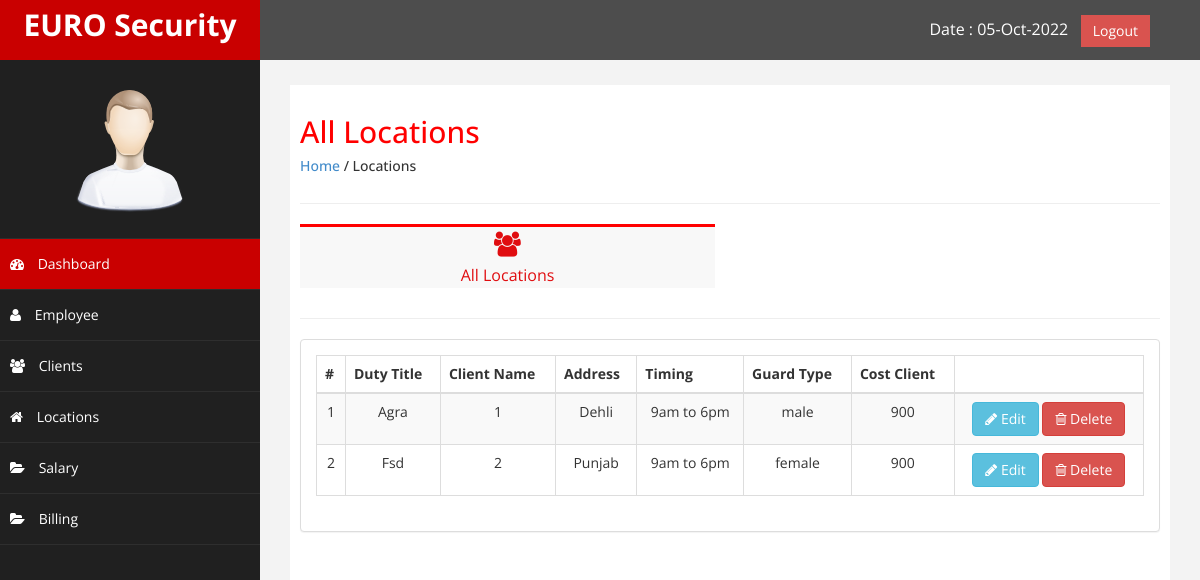
/locations.php (signed in), run on an earlier commit of the app's database.
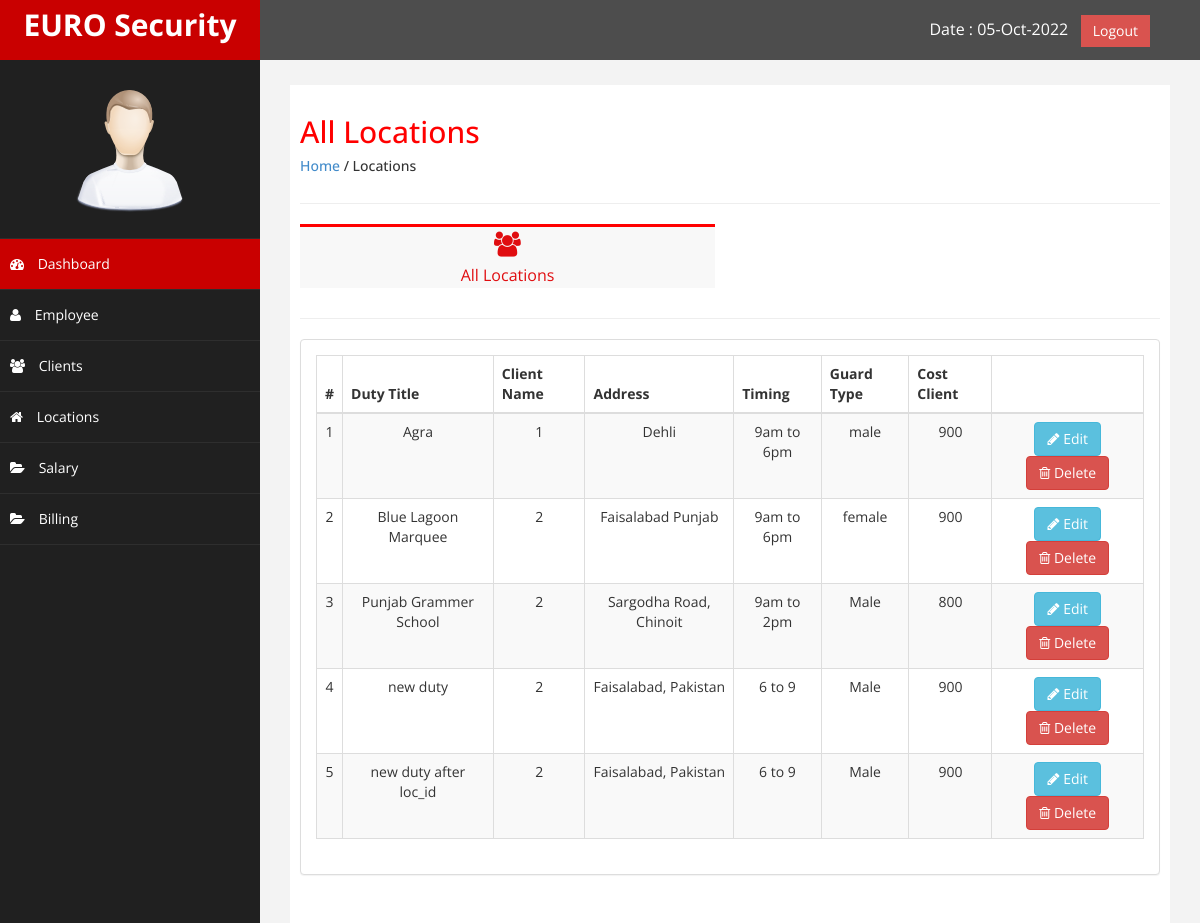
And on a later commit of the database.
### tables this page shows
CREATE TABLE `locations` (
  `loc_id` int(55) NOT NULL,
  `duty_title` varchar(255) NOT NULL,
  `client_id` int(55) NOT NULL,
  `duty_address` varchar(255) NOT NULL,
  `duty_timing` varchar(20) NOT NULL,
  `guard_type` varchar(20) NOT NULL,
  `cost_client` varchar(20) NOT NULL,
  `date_added` date NOT NULL
);

### locations.php (the view, shortened to what this page needs)
<?php
include('config.php');
include ('header.php');
include('sidebar.php');
?>
<div id="page-wrapper" >
	<div id="page-inner">
		<div class="row">
			<div class="col-md-12">
				<h2>All Locations</h2>
				<h5><a href="dashboard.php">Home</a> / Locations</h5>
			</div>
		</div>
		<hr />
		<div class="row">
			<div class="col-md-6 col-sm-6 col-xs-6">
				<a href="#" class="employee_button">
				<div class=" noti-box" style="text-align: center;">
						<i class="fa fa-users" style="font-size: 25px; padding-top: 5px;"></i>
						<p>All Locations</p>
				</div>
				</a>
			</div>
             <div class="col-md-6 col-sm-6 col-xs-6">
			</div>
		</div>
		<hr />
                <div class="row" >
                    <div class="col-md-12 col-sm-12 col-xs-12">
                    <div class="panel panel-default">
                        <div class="panel-body">
                            <div class="table-responsive">
                                <table class="table table-striped table-bordered table-hover text-center">
									<?php
	$page_rows = 10;
	$pagenum = 1;
	$limit = 'LIMIT ' .($pagenum - 1) * $page_rows .',' .$page_rows;
	$nquery=mysqli_query($connect,"SELECT * FROM `locations`  $limit");
$n = 0;
?>
                                    <thead>
                                        <tr class="text-center">
                                            <th>#</th>
                                            <th>Duty Title</th>
                                            <th>Client Name</th>
											 <th>Address</th>
											 <th>Timing</th>
											 <th>Guard Type</th>
											 <th>Cost Client</th>
											 <th> </th>
                                        </tr>
                                    </thead>
                                    <tbody>
										<?php
                                    while($crow = mysqli_fetch_array($nquery)){
										$n++;
                                    ?>
                                        <tr>
                                            <td><?php echo $n; ?></td>
                                            <td><?php echo $crow['duty_title']; ?></td>
                                            <td><?php echo $crow['client_id']; ?> </td>
											<td><?php echo $crow['duty_address']; ?></td>
                                            <td><?php echo $crow['duty_timing']; ?></td>
                                            <td><?php echo $crow['guard_type']; ?> </td>
											<td><?php echo $crow['cost_client']; ?> </td>
                                            <td><a href="location-details.php?loc_id=<?php echo $crow['loc_id'];?> & client_id=<?php echo $crow['client_id'];?>">
												<button class="btn btn-info"><i class="fa fa-pencil"></i> Edit</button>
												</a>
												<button class="btn btn-danger"><i class="fa fa-trash-o"></i> Delete</button>
                                        </tr>
                                      <?php
                                    }
                                ?>
                                    </tbody>
                                </table>
                            </div>
                        </div>
                    </div>
                    </div>
                </div>
    </div>
            </div>
<?php
include('footer.php');
?>

### header.php (shortened to what this page needs)
<!DOCTYPE html>
<html xmlns="http://www.w3.org/1999/xhtml">
<head>
    <link href="css/bootstrap.css" rel="stylesheet" />
    <link href="css/font-awesome.css" rel="stylesheet" />
    <link href="js/morris/morris-0.4.3.min.css" rel="stylesheet" />
    <link href="css/custom.css" rel="stylesheet" />
</head>
<body>
    <div id="wrapper">
        <nav class="navbar navbar-default navbar-cls-top " role="navigation" style="margin-bottom: 0">
            <div class="navbar-header">
                <a class="navbar-brand" href="dashboard.php">EURO Security</a>
            </div>
  <div style="color: white;
padding: 15px 50px 5px 50px;
float: right;
font-size: 16px;"> Date : <?php echo(date('d-M-Y')) ?> &nbsp; <a href="#" class="btn btn-danger square-btn-adjust">Logout</a> </div>
        </nav>

### sidebar.php
<nav class="navbar-default navbar-side" role="navigation">
          <div class="sidebar-collapse">
              <ul class="nav" id="main-menu">
		<li class="text-center">
                  <img src="img/find_user.png" class="user-image img-responsive"/>
			</li>
                  <li>
                      <a class="active-menu"  href="dashboard.php"><i class="fa fa-dashboard fa-1x"></i> Dashboard</a>
                  </li>
                  <li>
                      <a  href="employee.php"><i class="fa fa-user fa-1x"></i> Employee</a>
                  </li>
			<li>
                      <a   href="clients.php"><i class="fa fa-users fa-1x"></i> Clients</a>
                  </li>
                    <li  >
                      <a  href="locations.php"><i class="fa fa-home fa-1x"></i> Locations</a>
                  </li>
                  <li  >
                      <a  href="salary.php"><i class="fa fa-folder-open" aria-hidden="true"></i> Salary</a>
                  </li>
			 <li  >
                      <a  href="billing.php"><i class="fa fa-folder-open" aria-hidden="true"></i> Billing</a>
                  </li>
              </ul>
          </div>
      </nav>

### footer.php (shortened to what this page needs)
    </div>
</body>
</html>

### css/custom.css (style rules this page uses)
body { font-family: 'Open Sans', sans-serif; }
#wrapper { width: 100%; background:#202020; }
#page-wrapper { padding: 15px 15px; min-height: 600px; background:#F3F3F3; }
#page-inner { width:100%; margin:10px 20px 10px 0px; background-color:#fff!important; padding:10px; min-height:1200px; }
.text-center { text-align:center; }
h2 { color: #f00; }
.square-btn-adjust { border: 0px solid transparent; -webkit-border-radius: 0px; -moz-border-radius: 0px; border-radius: 0px; }
p { font-size:16px; line-height:25px; padding-top:5px; }
a { text-decoration: none; }
.noti-box { min-height: 40px; background: #F8F8F8; border-top: 3px solid #f00; }
.employee_button { text-decoration: none; color:#E00D10; }
.user-image { margin: 25px auto; -webkit-border-radius: 10px; -moz-border-radius: 10px; border-radius: 10px; max-height:170px; max-width:170px; }
.navbar-cls-top .navbar-brand { color: #fff; background: #C90000; width: 260px; text-align: center; height: 60px; font-size: 30px; font-weight: 700; }
.active-menu { background-color:#C90000!important; }
.sidebar-collapse , .sidebar-collapse .nav { background:none; }
.sidebar-collapse .nav { padding:0; }
.sidebar-collapse .nav > li > a { color:#fff; background:#202020; text-shadow:none; }
.sidebar-collapse > .nav > li > a { padding:15px 10px; }
.sidebar-collapse > .nav > li { border-bottom: 1px solid rgba(107, 108, 109, 0.19); }
.navbar-side { border:none; background-color: #202020; }
.navbar-cls-top { background:#4D4D4D; border-bottom:none; }
.navbar-default { border:0px solid black; }
.navbar-header { background: #A70303; }
.nav > li > a > i { margin-right:10px; }
@media (min-width:768px) { #page-wrapper { margin: 0 0 0 260px; padding: 15px 30px; min-height: 1200px; } }
@media (min-width:768px) { .navbar-side { z-index: 1; position: absolute; width: 260px; } }
@media (min-width:768px) { .navbar { border-radius: 0px; } }

What changed in the data, as far as the page shows it:
changed locations "female": duty_title "Fsd" → "Blue Lagoon Marquee"; duty_address "Punjab" → "Faisalabad Punjab"
added locations: duty_title "Punjab Grammer School", client "2", duty_address "Sargodha Road, Chinoit", duty_timing "9am to 2pm", guard_type "Male", cost_client "800"
added locations: duty_title "new duty", client "2", duty_address "Faisalabad, Pakistan", duty_timing "6 to 9", guard_type "Male", cost_client "900"
added locations: duty_title "new duty after loc_id", client "2", duty_address "Faisalabad, Pakistan", duty_timing "6 to 9", guard_type "Male", cost_client "900"
